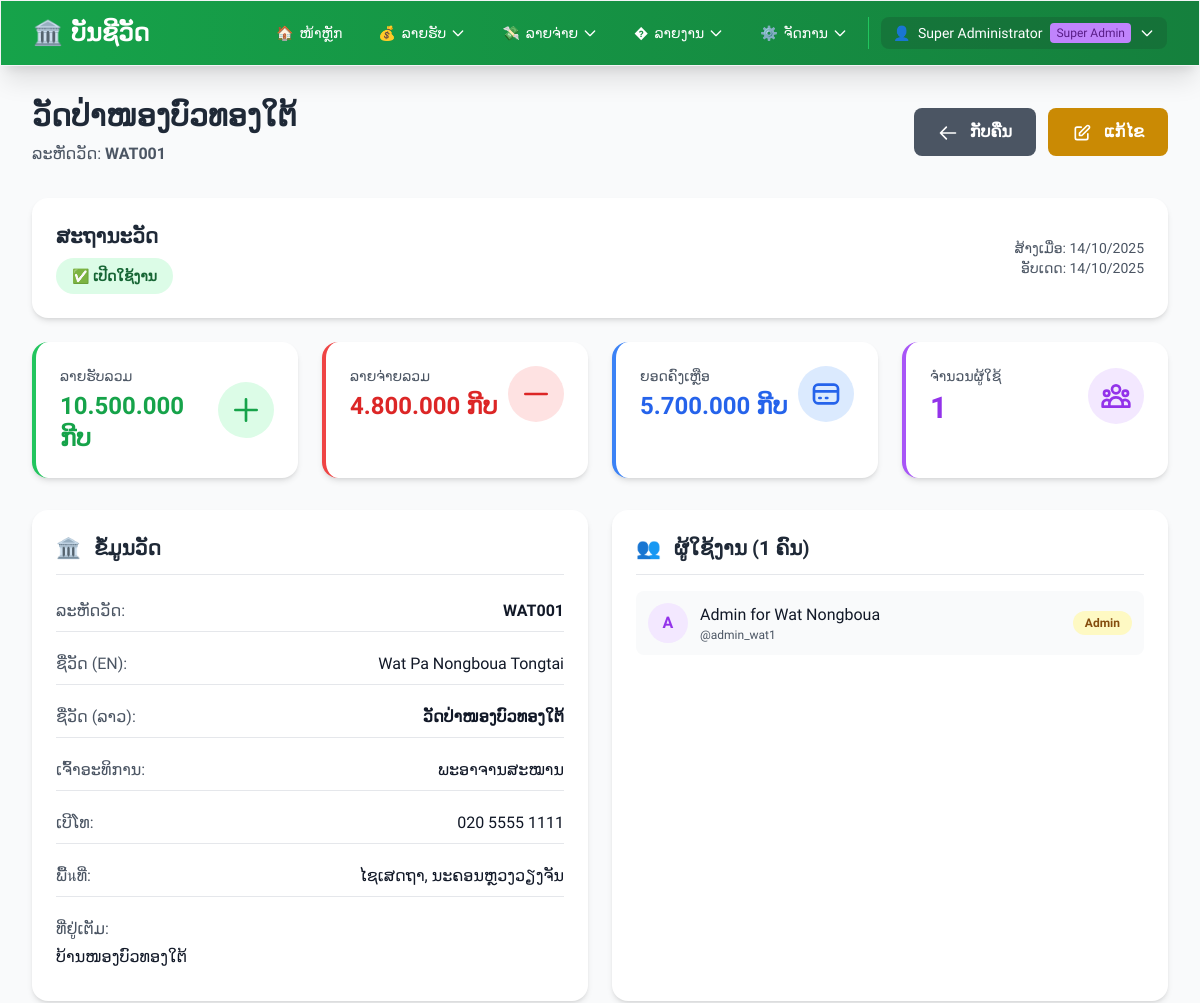
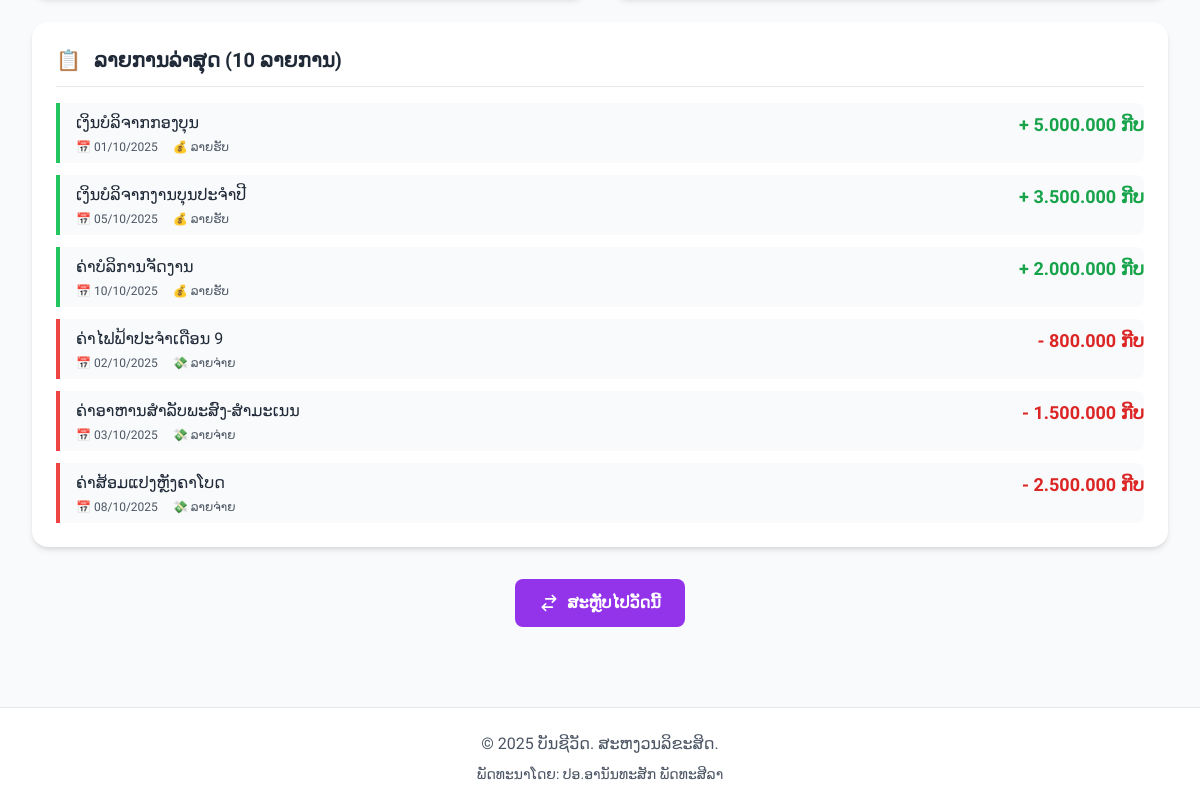
The app's page /modules/temples/view.php?id=1 (signed in) with its own data (2 pictures, top to bottom).
### tables this page shows
CREATE TABLE IF NOT EXISTS temples (
    id INT PRIMARY KEY AUTO_INCREMENT,
    temple_code VARCHAR(20) UNIQUE NOT NULL COMMENT 'ລະຫັດວັດ ເຊັ່ນ: WAT001',
    temple_name VARCHAR(200) NOT NULL COMMENT 'ຊື່ວັດ',
    temple_name_lao VARCHAR(200) NOT NULL COMMENT 'ຊື່ວັດພາສາລາວ',
    abbot_name VARCHAR(100) COMMENT 'ຊື່ເຈົ້າອະທິການ',
    address TEXT COMMENT 'ທີ່ຢູ່',
    district VARCHAR(100) COMMENT 'ເມືອງ',
    province VARCHAR(100) COMMENT 'ແຂວງ',
    phone VARCHAR(20) COMMENT 'ເບີໂທ',
    email VARCHAR(100) COMMENT 'ອີເມລ',
    logo_url VARCHAR(255) COMMENT 'URL ຮູບໂລໂກ້ວັດ',
    status ENUM('active', 'inactive') DEFAULT 'active' COMMENT 'ສະຖານະ',
    created_at TIMESTAMP DEFAULT CURRENT_TIMESTAMP,
    updated_at TIMESTAMP DEFAULT CURRENT_TIMESTAMP ON UPDATE CURRENT_TIMESTAMP,
    INDEX idx_temple_code (temple_code),
    INDEX idx_status (status)
);

CREATE TABLE IF NOT EXISTS users (
    id INT PRIMARY KEY AUTO_INCREMENT,
    temple_id INT DEFAULT NULL COMMENT 'NULL for Super Admin, otherwise links to a temple',
    username VARCHAR(50) UNIQUE NOT NULL,
    password VARCHAR(255) NOT NULL,
    full_name VARCHAR(100) NOT NULL,
    role ENUM('admin', 'user') DEFAULT 'user',
    is_super_admin BOOLEAN DEFAULT FALSE COMMENT 'TRUE for Super Admin who can manage all temples',
    created_at TIMESTAMP DEFAULT CURRENT_TIMESTAMP,
    updated_at TIMESTAMP DEFAULT CURRENT_TIMESTAMP ON UPDATE CURRENT_TIMESTAMP,
    FOREIGN KEY (temple_id) REFERENCES temples(id) ON DELETE RESTRICT,
    INDEX idx_username (username),
    INDEX idx_temple_id (temple_id)
);

### modules/temples/view.php (the view, shortened to what the rows shown need)
<?php
require_once __DIR__ . '/../../config.php';
if (!isSuperAdmin()) {
    setFlashMessage('ທ່ານບໍ່ມີສິດເຂົ້າເຖິງໜ້ານີ້', 'error');
    redirect('/index.php');
}
$templeId = $_GET['id'] ?? 0;
$templeData = getTempleById($templeId);
$users = getTempleUsers($templeId);
require_once __DIR__ . '/../../includes/header.php';
?>
<div class="mb-8">
    <div class="flex justify-between items-center">
        <div>
            <h1 class="text-3xl font-bold text-gray-800 mb-2"><?php echo e($templeData['temple_name_lao']); ?></h1>
            <p class="text-gray-600">ລະຫັດວັດ: <strong><?php echo e($templeData['temple_code']); ?></strong></p>
        </div>
    </div>
</div>
<div class="bg-white rounded-2xl shadow-md p-6 mb-6">
    <div class="flex items-center justify-between">
        <div>
            <h2 class="text-xl font-bold text-gray-800 mb-2">ສະຖານະວັດ</h2>
        </div>
        <div class="text-right">
            <p class="text-sm text-gray-600">ສ້າງເມື່ອ: <?php echo formatDate($templeData['created_at']); ?></p>
            <p class="text-sm text-gray-600">ອັບເດດ: <?php echo formatDate($templeData['updated_at']); ?></p>
        </div>
    </div>
</div>
<div class="grid grid-cols-1 lg:grid-cols-2 gap-6">
    <div class="bg-white rounded-2xl shadow-md p-6">
        <h2 class="text-xl font-bold text-gray-800 mb-4 border-b pb-3">
            <span class="mr-2">🏛️</span> ຂໍ້ມູນວັດ
        </h2>
        <div class="space-y-3">
            <div class="flex justify-between py-2 border-b">
                <span class="text-gray-600 font-medium">ລະຫັດວັດ:</span>
                <span class="text-gray-900 font-bold"><?php echo e($templeData['temple_code']); ?></span>
            </div>
            <?php if ($templeData['temple_name']): ?>
            <div class="flex justify-between py-2 border-b">
                <span class="text-gray-600 font-medium">ຊື່ວັດ (EN):</span>
                <span class="text-gray-900"><?php echo e($templeData['temple_name']); ?></span>
            </div>
            <?php endif; ?>
            <div class="flex justify-between py-2 border-b">
                <span class="text-gray-600 font-medium">ຊື່ວັດ (ລາວ):</span>
                <span class="text-gray-900 font-bold"><?php echo e($templeData['temple_name_lao']); ?></span>
            </div>
            <?php if ($templeData['abbot_name']): ?>
            <div class="flex justify-between py-2 border-b">
                <span class="text-gray-600 font-medium">ເຈົ້າອະທິການ:</span>
                <span class="text-gray-900"><?php echo e($templeData['abbot_name']); ?></span>
            </div>
            <?php endif; ?>
            <?php if ($templeData['phone']): ?>
            <div class="flex justify-between py-2 border-b">
                <span class="text-gray-600 font-medium">ເບີໂທ:</span>
                <span class="text-gray-900"><?php echo e($templeData['phone']); ?></span>
            </div>
            <?php endif; ?>
            <?php if ($templeData['district'] || $templeData['province']): ?>
            <div class="flex justify-between py-2 border-b">
                <span class="text-gray-600 font-medium">ພື້นທີ່:</span>
                <span class="text-gray-900">
                    <?php echo e($templeData['district']); ?><?php echo $templeData['district'] && $templeData['province'] ? ', ' : ''; ?><?php echo e($templeData['province']); ?>
                </span>
            </div>
            <?php endif; ?>
            <?php if ($templeData['address']): ?>
            <div class="py-2">
                <span class="text-gray-600 font-medium block mb-1">ທີ່ຢູ່ເຕັມ:</span>
                <span class="text-gray-900"><?php echo nl2br(e($templeData['address'])); ?></span>
            </div>
            <?php endif; ?>
        </div>
    </div>
    <div class="bg-white rounded-2xl shadow-md p-6">
        <h2 class="text-xl font-bold text-gray-800 mb-4 border-b pb-3">
            <span class="mr-2">👥</span> ຜູ້ໃຊ້ງານ (<?php echo count($users); ?> ຄົນ)
        </h2>
        <?php if (empty($users)): ?>
            <p class="text-center text-gray-500 py-8">ຍັງບໍ່ມີຜູ້ໃຊ້ໃນວັດນີ້</p>
        <?php else: ?>
            <div class="space-y-3">
                <?php foreach ($users as $user): ?>
                <div class="flex items-center justify-between p-3 bg-gray-50 rounded-lg hover:bg-gray-100 transition">
                    <div class="flex items-center">
                        <div class="w-10 h-10 bg-purple-100 rounded-full flex items-center justify-center mr-3">
                            <span class="text-purple-600 font-bold"><?php echo strtoupper(substr($user['username'], 0, 1)); ?></span>
                        </div>
                        <div>
                            <p class="font-medium text-gray-900"><?php echo e($user['full_name'] ?? $user['username']); ?></p>
                            <p class="text-xs text-gray-600">@<?php echo e($user['username']); ?></p>
                        </div>
                    </div>
                    <span class="px-3 py-1 text-xs font-semibold rounded-full <?php echo $user['role'] === 'admin' ? 'bg-yellow-100 text-yellow-800' : 'bg-blue-100 text-blue-800'; ?>">
                        <?php echo $user['role'] === 'admin' ? 'Admin' : 'User'; ?>
                    </span>
                </div>
                <?php endforeach; ?>
            </div>
        <?php endif; ?>
    </div>
</div>
<div class="bg-white rounded-2xl shadow-md p-6 mt-6">
    <h2 class="text-xl font-bold text-gray-800 mb-4 border-b pb-3">
        <span class="mr-2">📋</span> ລາຍການລ່າສຸດ (10 ລາຍການ)
    </h2>
</div>
<?php require_once __DIR__ . '/../../includes/footer.php'; ?>

### records on screen
temples: temple_name_lao "ວັດປ່າໜອງບົວທອງໃຕ້", temple_code "WAT001", created_at "14/10/2025", updated_at "14/10/2025", temple_name "Wat Pa Nongboua Tongtai", abbot_name "ພະອາຈານສະໝານ", phone "020 5555 1111", district "ໄຊເສດຖາ", province "ນະຄອນຫຼວງວຽງຈັນ", address "ບ້ານໜອງບົວທອງໃຕ້"
users: username "A", full_name "Admin for Wat Nongboua", username "admin_wat1", role "Admin"

### other values on screen
$displayName "ບັນຊີວັດ"
$_SESSION['full_name'] "Super Administrator"
formatMoney($stats['total_income'] ?? 0) "10.500.000 ກີບ"
formatMoney($stats['total_expense'] ?? 0) "4.800.000 ກີບ"
formatMoney($stats['balance'] ?? 0) "5.700.000 ກີບ"
count($users) "1"
mb_substr($trans['description'], 0, 50, 'UTF-8') "ເງິນບໍລິຈາກກອງບຸນ"
formatDate($trans['date']) "01/10/2025"
formatMoney($trans['amount']) "5.000.000 ກີບ"
mb_substr($trans['description'], 0, 50, 'UTF-8') "ເງິນບໍລິຈາກງານບຸນປະຈຳປີ"
formatDate($trans['date']) "05/10/2025"
formatMoney($trans['amount']) "3.500.000 ກີບ"
mb_substr($trans['description'], 0, 50, 'UTF-8') "ຄ່າບໍລິການຈັດງານ"
formatDate($trans['date']) "10/10/2025"
formatMoney($trans['amount']) "2.000.000 ກີບ"
